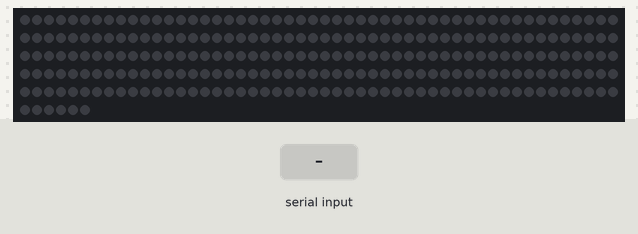
A sketch run on a simulated Arduino Uno, built with avr-gcc and run on an emulated ATmega328P. On the bench: 256 RGB LEDs in strip order, left to right, continuing on the next row. The test bench sets the inputs (shaded band). Dim RGB values are drawn brighter than linear; what the sketch prints to the serial monitor is not drawn.

Above: at 1.2 s.
1.3 s: "D" received over Serial
At 1.7 s:
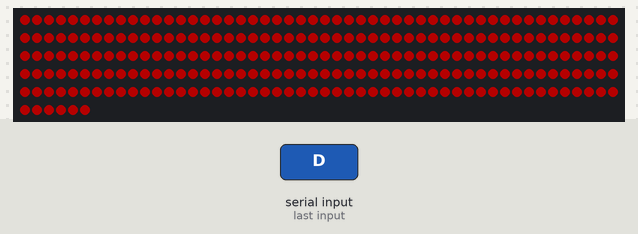
4.3 s: "L" received over Serial
At 4.6 s:
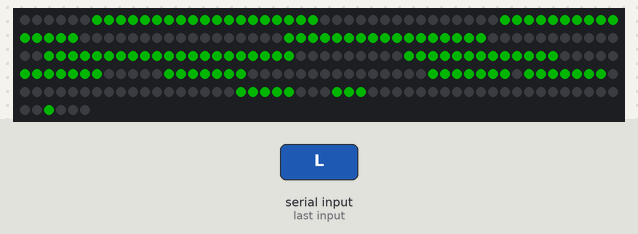
7.3 s: "N" received over Serial
At 7.6 s:
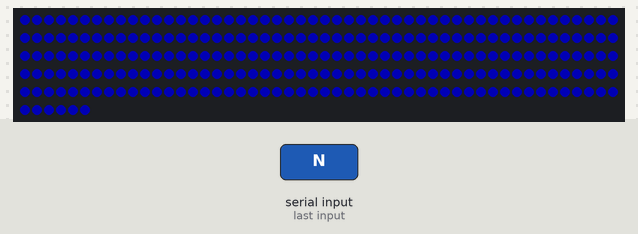
10.3 s: "R" received over Serial
At 11.0 s:
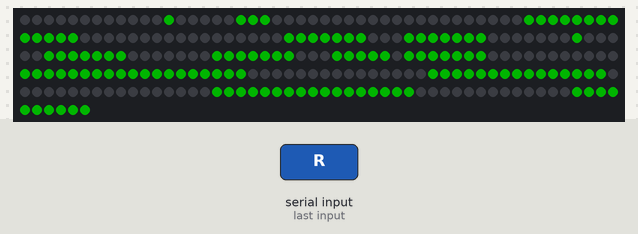
12.9 s: "U" received over Serial
At 13.3 s:
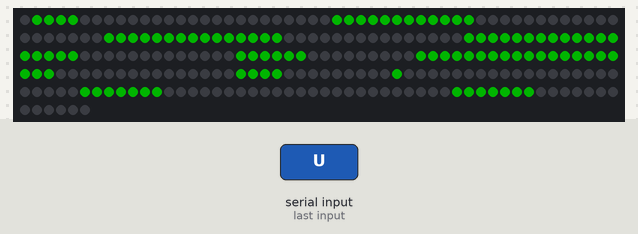
15.9 s: "L" received over Serial
At 17.7 s:
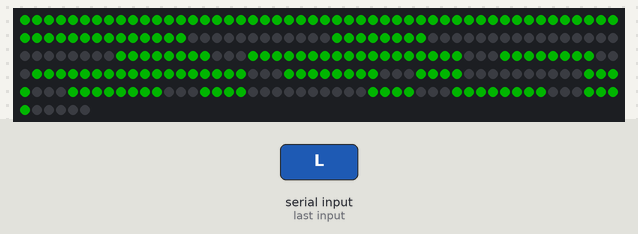
Timing chart, 0 to 19.2 s (numbered marks = the images above; inputs shaded):
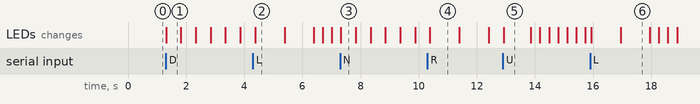

The sketch:

MatrixSlave.ino
```cpp
#include "FastLED.h"  // Include FastLED Library
#define NUM_LEDS 256 //  The number of LEDS on matrix
#define DATA_PIN 3  //  Data-In of matrix
#define BRIGHTNESS 64
#define DEBUG
CRGB leds[NUM_LEDS];
char state;
char received = 'X';
int t=0;


void setup() {
	pinMode(DATA_PIN, OUTPUT);
	FastLED.addLeds<WS2812B, DATA_PIN, GRB>(leds, NUM_LEDS);
	Serial.begin(38400);
}

void select_action(char s) {
	switch(s) {
		case 'L': // X-Axis Left
#ifdef DEBUG
			Serial.println("X-Axis Left");
#endif
			LeftArrowBlink();
		break;
		case 'R': // X-Axis Right
#ifdef DEBUG
			Serial.println("X-Axis Right");
#endif
			RightArrowBlink();
		break;
		case 'U': // Y-Axis Up
			ExclamationMarkBlink();
		break;
		case 'D': // Y-Axis Down
			RedSquareBlink();
		break;
		case 'N': // Clear / Reset
			Clear();
		break;
	}
}

int check_serial() {
	if (Serial.available() > 0) { // Checks whether data is comming from the serial port
		received = Serial.read();
#ifdef DEBUG
		Serial.print("Received: ");
		Serial.println(received);
		Serial.print("State: ");
		Serial.println(state);
#endif

		switch(received) {
			case 'L': // X-Axis Left
				state=received;
				return 1;
			break;
			case 'R': // X-Axis Right
				state=received;
				return 1;
			break;
			case 'U': // Y-Axis Up
				state=received;
				return 1;
			break;
			case 'D': // Y-Axis Down
				state=received;
				return 1;
			break;
			case 'N': // Clear / Reset
				state=received;
				return 1;
			break;
		}
	}
	return 0;
}

int check_interrupt(int wait) {
	int count = wait/100;
	for (int i=0; i<count; i++) {
		delay(100);
		if (check_serial()) {
			return 1;
		}
	}
}

void loop() {
	check_serial();
	select_action(state);
}

void light_leds(int start, int end) {
	for (int led=start; led<=end; led++) {
		leds [ led ] = CRGB (0,255,0);
	}
}

void LeftArrowBlink() { // Function that is called when Vx is <= 100 and shows a Left Blinking Arrow on the matrix
	FastLED.clear();
	light_leds(6,24);
	light_leds(40,54);
	light_leds(72,88);
	light_leds(102,122);
	light_leds(132,144);
	light_leds(150,156);
	light_leds(162,168);
	light_leds(184,190);
	light_leds(192,198);
	light_leds(218,222);
	light_leds(226,228);
	light_leds(252,252);
	FastLED.show();
	if (check_interrupt(1000)) {
		return;
	}
	FastLED.clear();
	light_leds(0,63);
	light_leds(76,83);
	light_leds(108,115);
	light_leds(119,136);
	light_leds(140,147);
	light_leds(151,168);
	light_leds(172,179);
	light_leds(183,186);
	light_leds(197,200);
	light_leds(204,211);
	light_leds(215,218);
	light_leds(229,232);
	light_leds(236,243);
	light_leds(247,250);
	FastLED.show();
	if (check_interrupt(1000)) {
		return;
	}
	FastLED.clear();
	for (t=0; t<3; t++) {
		FastLED.clear();
		light_leds(119,136);
		light_leds(151,168);
		light_leds(183,186);
		light_leds(197,200);
		light_leds(215,218);
		light_leds(229,232);
		light_leds(247,250);
		FastLED.show();
		if (check_interrupt(300)) {
			return;
		}
		FastLED.clear();
		light_leds(0,63);
		light_leds(76,83);
		light_leds(108,115);
		light_leds(140,147);
		light_leds(172,179);
		light_leds(204,211);
		light_leds(236,243);
		FastLED.show();
		if (check_interrupt(300)) {
			return;
		}
		FastLED.clear();
	}
	Serial.write('A');
}


void RightArrowBlink()  {// Function that is called when Vx is >= 1000 and shows a Right Blinking Arrow on the matrix
	FastLED.clear();
	light_leds(12,12);
	light_leds(18,20);
	light_leds(42,54);
	light_leds(72,78);
	light_leds(82,88);
	light_leds(96,96);
	light_leds(102,108);
	light_leds(116,122);
	light_leds(126,130);
	light_leds(132,138);
	light_leds(150,168);
	light_leds(184,198);
	light_leds(216,232);
	light_leds(246,255);
	FastLED.show();
	if (check_interrupt(1000)) {
		return;
	}
	FastLED.clear();
	light_leds(0,3);
	light_leds(7,10);
	light_leds(21,24);
	light_leds(28,35);
	light_leds(39,42);
	light_leds(53,56);
	light_leds(60,67);
	light_leds(71,74);
	light_leds(80,88);
	light_leds(92,99);
	light_leds(103,143);
	light_leds(156,163);
	light_leds(188,255);
	FastLED.show();
	if (check_interrupt(1000)) {
		return;
	}
	FastLED.clear();
	for (t=0; t<3; t++) {
		FastLED.clear();
		light_leds(0,3);
		light_leds(28,35);
		light_leds(60,67);
		light_leds(92,99);
		light_leds(124,131);
		light_leds(156,163);
		light_leds(188,255);
		FastLED.show();
		if (check_interrupt(300)) {
			return;
		}
		FastLED.clear();
		light_leds(0,3);
		light_leds(28,35);
		light_leds(60,67);
		light_leds(92,99);
		light_leds(124,131);
		light_leds(156,163);
		light_leds(188,255);
		FastLED.show();
		if (check_interrupt(300)) {
			return;
		}
		FastLED.clear();
	}
	Serial.write('D');
}


void ExclamationMarkBlink()  {
	for (t=0; t<3; t++) {
		FastLED.clear();
		light_leds(1,4);
		light_leds(26,37);
		light_leds(57,71);
		light_leds(87,104);
		light_leds(118,123);
		light_leds(133,152);
		light_leds(168,171);
		light_leds(181,181);
		light_leds(205,211);
		light_leds(236,242);
		FastLED.show();
		if (check_interrupt(300)) {
			return;
		}
		FastLED.clear();
	}
	for (t=0; t<3; t++) {
		FastLED.clear();
		light_leds(5,8);
		light_leds(23,26);
		light_leds(37,40);
		light_leds(55,58);
		light_leds(69,72);
		light_leds(87,104);
		light_leds(119,136);
		FastLED.show();
		if (check_interrupt(300)) {
			return;
		}
		FastLED.clear();
		light_leds(12,19);
		light_leds(44,51);
		light_leds(77,83);
		light_leds(108,115);
		light_leds(140,147);
		light_leds(172,179);
		light_leds(192,255);
		FastLED.show();
		if (check_interrupt(300)) {
			return;
		}
		FastLED.clear();
	}
	Serial.write('W');
}


void RedSquareBlink()  {
	FastLED.clear();
	fill_solid (leds, NUM_LEDS, CRGB::Red);
	FastLED.setBrightness(BRIGHTNESS);
	FastLED.show();
	if (check_interrupt(500)) {
		return;
	}
	FastLED.clear();
	FastLED.show();
	if (check_interrupt(500)) {
		return;
	}
	Serial.write('S');
}


void Clear()  {
	FastLED.clear();
	fill_solid (leds, NUM_LEDS, CRGB::Blue);
	FastLED.setBrightness(BRIGHTNESS);
	FastLED.show();
	if (check_interrupt(500)) {
		return;
	}
	FastLED.clear();
	FastLED.show();
	if (check_interrupt(500)) {
		return;
	}
	Serial.write('C');
}
```

Measured:
- after the input at 1.3 s, the LEDs: change at once (image 1)
- after the input at 4.3 s, the LEDs: change after 0.07 s (image 2)
- after the input at 7.3 s, the LEDs: change at once (image 3)
- after the input at 10.3 s, the LEDs: change after 0.09 s (image 4)
- what the display in image 1 shows lasts 0.5 s, from 1.3 s to 1.8 s
- what the display in image 2 shows lasts 1.0 s, from 4.4 s to 5.4 s
- what the display in image 5 shows lasts 1.0 s, from 12.9 s to 13.9 s
